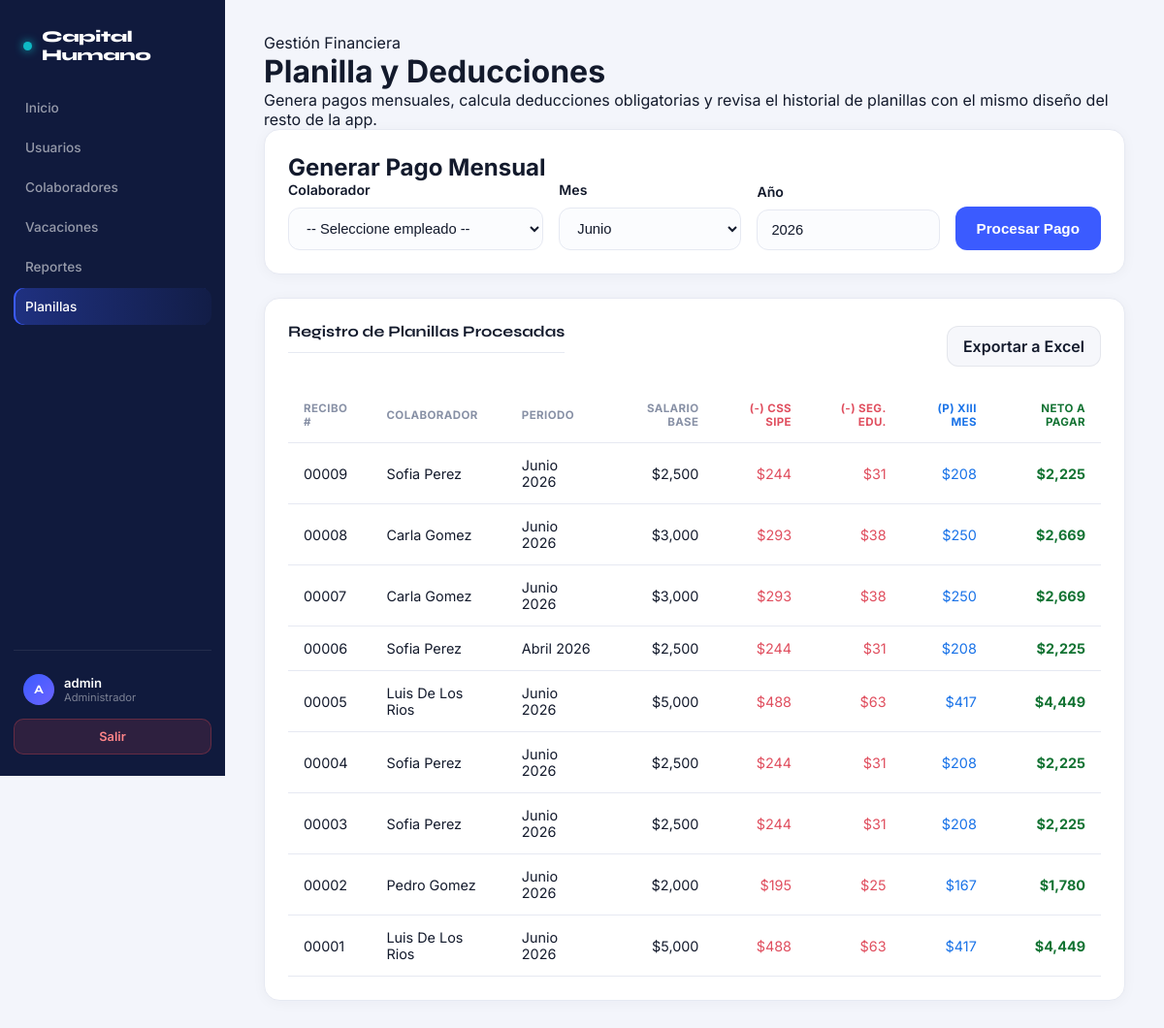
The page /planillas (signed in) on the database its author committed.
### tables this page shows
CREATE TABLE `planillas` (
  `id` int NOT NULL AUTO_INCREMENT,
  `colaborador_id` int NOT NULL,
  `mes` varchar(20) NOT NULL,
  `anio` int NOT NULL,
  `salario_base` int NOT NULL,
  `css_sipe` int NOT NULL,
  `seguro_educativo` int NOT NULL,
  `xiii_mes` int NOT NULL,
  `salario_neto` int NOT NULL,
  `integrity_signature` varchar(512) DEFAULT NULL,
  `fecha_registro` datetime DEFAULT CURRENT_TIMESTAMP,
  PRIMARY KEY (`id`),
  KEY `colaborador_id` (`colaborador_id`),
  CONSTRAINT `planillas_ibfk_1` FOREIGN KEY (`colaborador_id`) REFERENCES `colaboradores` (`id`)
);

CREATE TABLE `colaboradores` (
  `id` int NOT NULL AUTO_INCREMENT,
  `identificacion` varchar(20) NOT NULL,
  `primer_nombre` varchar(50) NOT NULL,
  `segundo_nombre` varchar(50) DEFAULT NULL,
  `primer_apellido` varchar(50) NOT NULL,
  `segundo_apellido` varchar(50) DEFAULT NULL,
  `sexo` char(1) DEFAULT NULL,
  `fecha_nacimiento` date NOT NULL,
  `foto_perfil` varchar(255) DEFAULT NULL,
  `direccion` text,
  `correo_personal` varchar(100) DEFAULT NULL,
  `telefono` varchar(20) DEFAULT NULL,
  `celular` varchar(20) DEFAULT NULL,
  `departamento` varchar(100) NOT NULL,
  `fecha_contratacion` date NOT NULL,
  `tipo_contrato` varchar(20) DEFAULT NULL,
  `ocupacion` varchar(100) NOT NULL,
  `estatus` varchar(20) DEFAULT 'Activo',
  `empleado_activo` tinyint(1) DEFAULT '1',
  `historial_academico_pdf` varchar(255) DEFAULT NULL,
  `integrity_signature` varchar(512) DEFAULT NULL,
  PRIMARY KEY (`id`),
  UNIQUE KEY `identificacion` (`identificacion`),
  UNIQUE KEY `correo_personal` (`correo_personal`)
);

### app/Controllers/PlanillaController.php (called while the page is built, shortened)
<?php
class PlanillaController {
    private Planilla $planillaModel;
    public function __construct(Planilla $planillaModel, Colaborador $colaboradorModel) {
        $this->planillaModel = $planillaModel;
    }
    public function index(): void {
        $planillas = $this->planillaModel->getAll();
        require_once BASE_PATH . '/app/Views/modules/planillas/index.php';
    }
}

### app/Models/Planilla.php (called while the page is built, shortened)
<?php
class Planilla {
    private \PDO $db;
    public function __construct(\PDO $db) {
        $this->db = $db;
    }
    public function getAll(): array {
        $sql = "SELECT p.*, c.identificacion, c.primer_nombre, c.primer_apellido
                FROM planillas p
                JOIN colaboradores c ON p.colaborador_id = c.id
                ORDER BY p.id DESC";
        $stmt = $this->db->query($sql);
        $rows = $stmt->fetchAll(\PDO::FETCH_ASSOC);
        foreach ($rows as $row) {
            if (!empty($row[Integrity::getSignatureField()])) {
                Integrity::verifyRow($row, 'planillas', $row['id'], $this->db);
            }
        }
        return $rows;
    }
}

### app/Core/Integrity.php (called while the page is built, shortened)
<?php
class Integrity {
    private static ?string $secretKey = null;
    private static array $tableColumnsCache = [];
    public static function getSecretKey(): string {
        if (self::$secretKey !== null) {
            return self::$secretKey;
        }
        $envKey = getenv('INTEGRITY_SECRET');
        self::$secretKey = $envKey !== false && $envKey !== '' ? $envKey : self::DEFAULT_SECRET;
        return self::$secretKey;
    }
    public static function getTableColumns(\PDO $db, string $table): array {
        $table = self::sanitizeIdentifier($table);
        if (isset(self::$tableColumnsCache[$table])) {
            return self::$tableColumnsCache[$table];
        }
        $columns = [];
        $stmt = $db->query("SHOW COLUMNS FROM {$table}");
        foreach ($stmt->fetchAll(\PDO::FETCH_ASSOC) as $col) {
            if (!in_array($col['Field'], ['id', self::getSignatureField()], true)) {
                $columns[] = $col['Field'];
            }
        }
        self::$tableColumnsCache[$table] = $columns;
        return $columns;
    }
    public static function buildPayload(array $fields): string {
        ksort($fields);
        $parts = [];
        foreach ($fields as $key => $value) {
            $parts[] = $key . '=' . (string)$value;
        }
        return implode('|', $parts);
    }
    public static function getSignatureField(): string {
        return 'integrity_signature';
    }
    public static function signRecord(array $fields): string {
        $payload = self::buildPayload($fields);
        return base64_encode(hash_hmac('sha256', $payload, self::getSecretKey(), true));
    }
    public static function verifyRecord(array $fields, string $signature): bool {
        return hash_equals(self::signRecord($fields), $signature);
    }
    private static function sanitizeIdentifier(string $value): string {
        $clean = preg_replace('/[^a-zA-Z0-9_]/', '', $value);
        return $clean;
    }
    public static function getRowPayloadFields(array $row, array $allowedColumns = []): array {
        $signatureKey = self::getSignatureField();
        $payload = [];
        foreach ($row as $key => $value) {
            if (!is_string($key) || $key === $signatureKey || $key === 'id') {
                continue;
            }
            if (!empty($allowedColumns) && !in_array($key, $allowedColumns, true)) {
                continue;
            }
            $payload[$key] = $value;
        }
        return $payload;
    }
    public static function verifyRow(array $row, string $table, string|int $id, ?\PDO $db = null): void {
        $signatureKey = self::getSignatureField();
        $signature = (string)$row[$signatureKey];
        $allowedColumns = [];
        if ($db !== null) {
            $allowedColumns = self::getTableColumns($db, $table);
        }
        $payloadFields = self::getRowPayloadFields($row, $allowedColumns);
    }
}

### app/Views/modules/planillas/index.php (the view, shortened to what this page needs)
<!DOCTYPE html>
<html lang="es">
<head>
</head>
<body>
    <aside class="sidebar">
        <a class="sidebar-brand" href="/home"><span class="dot"></span>Capital Humano</a>
        <ul class="sidebar-nav">
            <li class="sidebar-item"><a class="sidebar-link" href="/home">Inicio</a></li>
            <li class="sidebar-item"><a class="sidebar-link" href="/usuarios">Usuarios</a></li>
            <li class="sidebar-item"><a class="sidebar-link" href="/colaboradores">Colaboradores</a></li>
            <li class="sidebar-item"><a class="sidebar-link" href="/vacaciones">Vacaciones</a></li>
            <li class="sidebar-item"><a class="sidebar-link" href="/reportes">Reportes</a></li>
            <li class="sidebar-item active"><a class="sidebar-link" href="/planillas">Planillas</a></li>
        </ul>
        <div class="sidebar-foot">
            <div class="sidebar-user">
                <div class="sidebar-avatar"><?php echo strtoupper(substr($_SESSION['username'] ?? 'U', 0, 1)); ?></div>
                <div class="who">
                    <b><?php echo htmlspecialchars($_SESSION['username'] ?? 'Usuario'); ?></b>
                    <span>Administrador</span>
                </div>
            </div>
            <a href="/logout" class="btn-logout">Salir</a>
        </div>
    </aside>
    <div class="main-wrap">
        <main class="main-container">
            <div class="page-title">
                <p class="eyebrow">Gestión Financiera</p>
                <div>
                    <h1>Planilla y Deducciones</h1>
                    <p>Genera pagos mensuales, calcula deducciones obligatorias y revisa el historial de planillas con el mismo diseño del resto de la app.</p>
                </div>
            </div>
            <div class="card">
                <div class="card-header">
                    <h2>Generar Pago Mensual</h2>
                </div>
                <form action="/planillas/generar" method="POST" class="form-grid">
                    <div class="form-group">
                        <label>Colaborador</label>
                        <select name="colaborador_id" required>
                            <option value="">-- Seleccione empleado --</option>
                        </select>
                    </div>
                    <div class="form-group">
                        <label>Mes</label>
                        <select name="mes" required>
                            <option value="Junio" selected>Junio</option>
                        </select>
                    </div>
                    <div class="form-group">
                        <label>Año</label>
                        <input type="number" name="anio" value="2026" required>
                    </div>
                    <button type="submit" class="btn-submit">Procesar Pago</button>
                </form>
            </div>
            <div class="card">
                <div class="card-heading-row">
                    <h2 class="card-title">Registro de Planillas Procesadas</h2>
                    <a href="/planillas/exportar" class="btn-secondary">Exportar a Excel</a>
                </div>
                <div class="table-wrap">
                    <table>
                        <thead>
                            <tr>
                                <th>Recibo #</th>
                                <th>Colaborador</th>
                                <th>Periodo</th>
                                <th class="number-col">Salario Base</th>
                                <th class="number-col" style="color: #e04f5f;">(-) CSS SIPE</th>
                                <th class="number-col" style="color: #e04f5f;">(-) Seg. Edu.</th>
                                <th class="number-col" style="color: #1a73e8;">(P) XIII Mes</th>
                                <th class="number-col" style="color: #137333;">Neto a Pagar</th>
                            </tr>
                        </thead>
                        <tbody>
                            <?php if(!empty($planillas)): ?>
                                <?php foreach($planillas as $p): ?>
                                <tr>
                                    <td><?php echo str_pad($p['id'], 5, '0', STR_PAD_LEFT); ?></td>
                                    <td><?php echo htmlspecialchars($p['primer_nombre'] . ' ' . $p['primer_apellido']); ?></td>
                                    <td><?php echo htmlspecialchars($p['mes'] . ' ' . $p['anio']); ?></td>
                                    <td class="number-col">$<?php echo number_format($p['salario_base'], 0); ?></td>
                                    <td class="number-col" style="color: #e04f5f;">$<?php echo number_format($p['css_sipe'], 0); ?></td>
                                    <td class="number-col" style="color: #e04f5f;">$<?php echo number_format($p['seguro_educativo'], 0); ?></td>
                                    <td class="number-col" style="color: #1a73e8;">$<?php echo number_format($p['xiii_mes'], 0); ?></td>
                                    <td class="number-col" style="font-weight: 700; color: #137333;">$<?php echo number_format($p['salario_neto'], 0); ?></td>
                                </tr>
                                <?php endforeach; ?>
                            <?php else: ?>
                                <tr><td colspan="8" class="empty-row">Aún no hay pagos procesados en el sistema.</td></tr>
                            <?php endif; ?>
                        </tbody>
                    </table>
                </div>
            </div>
        </main>
    </div>
</body>
</html>

### rows shown on the page
planillas: id "00009", colaborador.primer_apellido "Sofia Perez", mes+anio "Junio 2026", salario_base "2,500", css_sipe "244", seguro_educativo "31", xiii_mes "208", salario_neto "2,225"
planillas: id "00008", colaborador.primer_apellido "Carla Gomez", mes+anio "Junio 2026", salario_base "3,000", css_sipe "293", seguro_educativo "38", xiii_mes "250", salario_neto "2,669"
planillas: id "00007", colaborador.primer_apellido "Carla Gomez", mes+anio "Junio 2026", salario_base "3,000", css_sipe "293", seguro_educativo "38", xiii_mes "250", salario_neto "2,669"
planillas: id "00006", colaborador.primer_apellido "Sofia Perez", mes+anio "Abril 2026", salario_base "2,500", css_sipe "244", seguro_educativo "31", xiii_mes "208", salario_neto "2,225"
planillas: id "00005", colaborador.primer_apellido "Luis De Los Rios", mes+anio "Junio 2026", salario_base "5,000", css_sipe "488", seguro_educativo "63", xiii_mes "417", salario_neto "4,449"
planillas: id "00004", colaborador.primer_apellido "Sofia Perez", mes+anio "Junio 2026", salario_base "2,500", css_sipe "244", seguro_educativo "31", xiii_mes "208", salario_neto "2,225"
planillas: id "00003", colaborador.primer_apellido "Sofia Perez", mes+anio "Junio 2026", salario_base "2,500", css_sipe "244", seguro_educativo "31", xiii_mes "208", salario_neto "2,225"
planillas: id "00002", colaborador.primer_apellido "Pedro Gomez", mes+anio "Junio 2026", salario_base "2,000", css_sipe "195", seguro_educativo "25", xiii_mes "167", salario_neto "1,780"
planillas: id "00001", colaborador.primer_apellido "Luis De Los Rios", mes+anio "Junio 2026", salario_base "5,000", css_sipe "488", seguro_educativo "63", xiii_mes "417", salario_neto "4,449"

### other values the page prints
substr($_SESSION['username'] ?? 'U', 0, 1) "A"
$_SESSION['username'] "admin"
